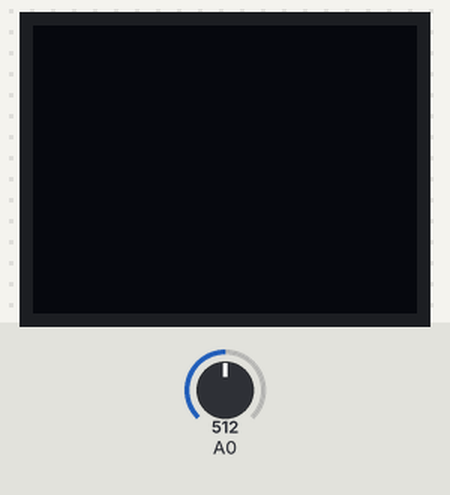
A sketch run on a simulated ESP8266 (NodeMCU). On the bench: 64×48 one-colour display. The inputs (shaded band) are chosen by the test bench; at power-on: A0 = 512. What the sketch prints to the serial monitor is not drawn.

Above: at 1.2 s.
1.3 s: A0 set to 716
At 2.1 s:
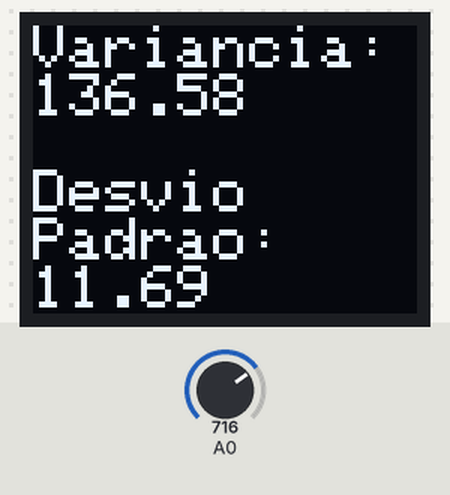
At 8.4 s:
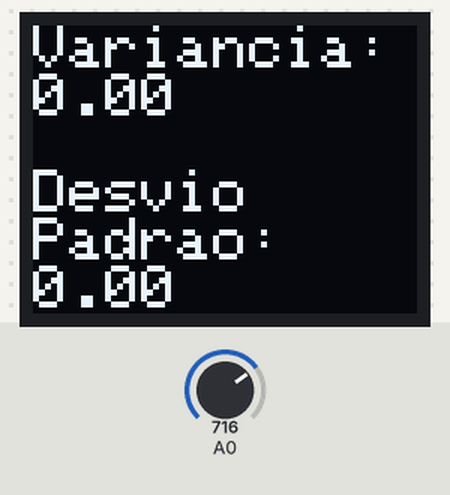
Timing chart, 0 to 8.8 s (numbered marks = the images above; inputs shaded):
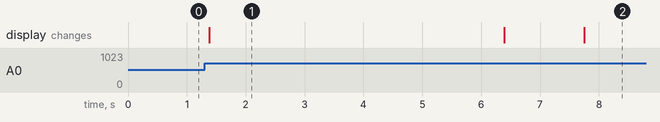

The sketch:

ADC_Des_Var_Oled.ino
```cpp
#include <SPI.h>
#include <Wire.h>
#include <SFE_MicroOLED.h>
#include <math.h>
#define MAX 5

#define PIN_RESET 255  //
#define DC_JUMPER 0  // I2C Addres: 0 - 0x3C, 1 - 0x3D

MicroOLED oled(PIN_RESET, DC_JUMPER);

void setup(){
  Serial.begin(115200);
}

void loop(){

    oled.begin();
    oled.clear(PAGE);
    oled.clear(ALL);
    oled.setFontType(0);

   int val = 0;
   int i, j;
   double VetMedia[MAX] = {0, 0, 0, 0, 0};
   int VetAmostras[MAX] = {5, 10, 2, 3, 7};

   //Preenchendo o Vetor Media com a media das amostras analizadas por dia
   double Aux = 0;
   for(j = 0; j < MAX; j++){
    for(i = 0; i < VetAmostras[j]; i++){
      val = analogRead(0);
      Aux = Aux + val;
      delay(50);
    }
    VetMedia[j] = (Aux/VetAmostras[j]);
    Aux = 0;
   }

   /* Teste -------------------
   for(i = 0; i < MAX; i++){
      Serial.print(VetMedia[i], 2);
      Serial.printf(" ");
   }
   Serial.println();
   //--------------------------*/

   //MediaAritmetica
   int MediaAritmetica =  0;
   for(i = 0; i < MAX; i++){
      MediaAritmetica = MediaAritmetica+VetMedia[i];
   }
   MediaAritmetica = (MediaAritmetica/MAX);

   //Calculando a Variancia
   double Variancia = 0;
   for(i = 0; i < MAX; i++){
     Variancia = (pow((VetMedia[i] - MediaAritmetica), 2) + Variancia);
   }
   Variancia = (Variancia/MAX);

   //Imprimindo no serial e no Oled
   Serial.printf("A Variancia e: ");
   Serial.print(Variancia, 2);
   Serial.println();

   oled.print("Variancia:");
   oled.print(Variancia, 2);
   oled.print("\n\n");

   //Calculando Desvio Padrao
   double DesvioPadrao = sqrt(Variancia);

   //Imprimindo no serial e no Oled
   oled.print("Desvio\nPadrao:\n");
   oled.print(DesvioPadrao, 2);

   Serial.printf("O Desvio padrao e: ");
   Serial.print(DesvioPadrao, 2);
   Serial.println("");
   Serial.println("");

   oled.display();
   delay(5000);
}
```

Measured:
- after the input at 1.3 s, the display: changes after 0.08 s (image 1)
- what the display in image 1 shows lasts 5.0 s, from 1.4 s to 6.4 s
